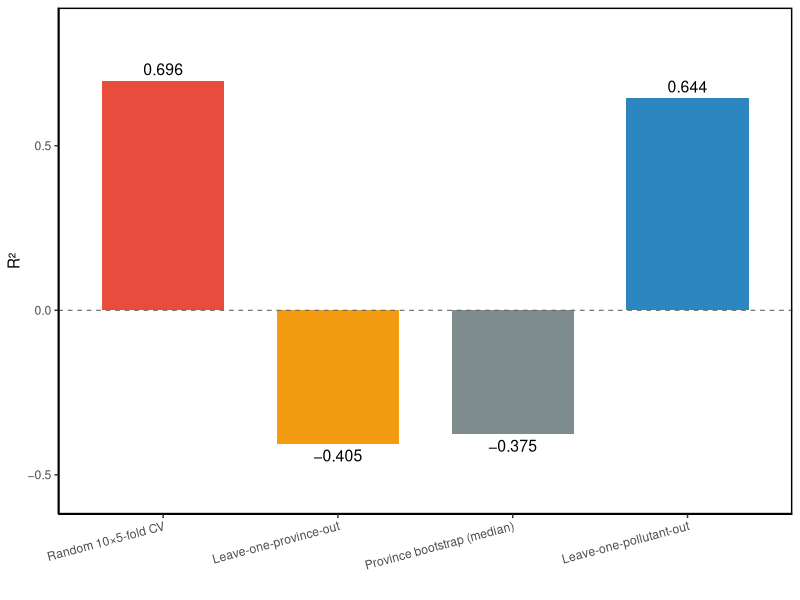

R code for this plot:
# ============================================================================
# fig6_validation.R — Figure 6: R2 across the four validation designs
#
# The four values are the reported results of the validation_*.R scripts
# (deterministic under the fixed seeds of common.R):
#   random CV 0.69, LOPO 0.035, bootstrap median 0.066, LOPO-pollutant 0.66
# ============================================================================
suppressMessages(library(ggplot2))
val <- data.frame(
  Design = factor(c("Random 10×5-fold CV", "Leave-one-province-out",
                    "Province bootstrap (median)", "Leave-one-pollutant-out"),
                  levels = c("Random 10×5-fold CV", "Leave-one-province-out",
                             "Province bootstrap (median)", "Leave-one-pollutant-out")),
  R2 = c(0.696, -0.405, -0.375, 0.644))
p <- ggplot(val, aes(Design, R2, fill = Design)) +
  geom_col(width = 0.7) +
  geom_hline(yintercept = 0, linetype = "dashed", color = "grey40", linewidth = 0.4) +
  # Negative values carry a true minus sign (U+2212), not a hyphen
  geom_text(aes(label = sub("^-", "\u2212", sprintf("%.3f", R2))),
            vjust = ifelse(val$R2 >= 0, -0.5, 1.5), size = 4) +
  scale_y_continuous(labels = function(v) sub("^-", "\u2212", sprintf("%.1f", v))) +
  scale_fill_manual(values = c("#E74C3C", "#F39C12", "#7F8C8D", "#2E86C1")) +
  coord_cartesian(ylim = c(-0.55, 0.85)) +
  theme_classic(base_size = 11) + theme(legend.position = "none",
      panel.border = element_rect(fill = NA, color = "black", linewidth = 1),
      axis.text.x = element_text(angle = 15, hjust = 1)) +
  labs(x = "", y = "R²")
dir.create("results/figures", showWarnings = FALSE, recursive = TRUE)
ggsave("results/figures/fig6_validation.png", p, width = 6.5, height = 4.5, dpi = 300)
cat("fig4 saved\n")
